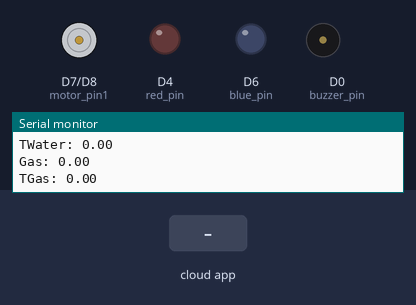
This sketch was run on a simulated ESP8266 (NodeMCU). Shown: motor-driver pin pairs drawn as motors (green arrow = first pin HIGH = forward, orange = second pin HIGH = backward, longer = more drive, scaled by the enable pin), output pins drawn as LEDs (lit = HIGH), buzzer (waves = sounding, pin HIGH), the last lines printed to the serial monitor. The test bench sets the inputs (shaded band). WiFi joins after 1.5 s; servers stay silent unless stated; the Firebase database answers and starts empty; not simulated (calls return 0 or success): apiKeys.h.

Above: at 2.7 s.
2.8 s: the phone or cloud app sets state to quake
At 3.3 s:
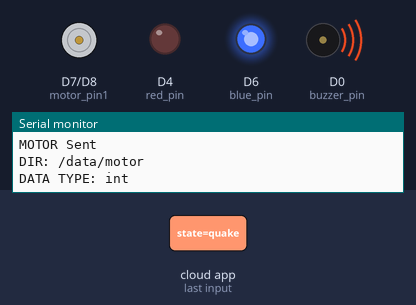
6.7 s: the phone or cloud app sets state to fire
At 12.7 s:
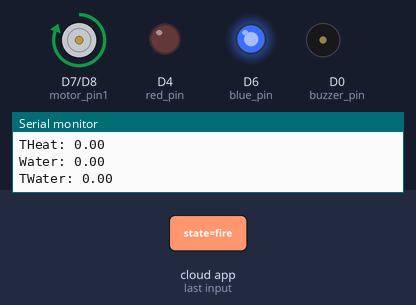
15.2 s: the phone or cloud app sets state to leak
At 22.9 s:
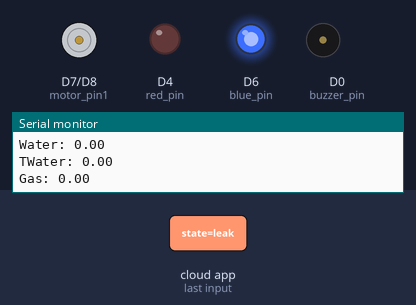
33.8 s: the phone or cloud app sets theat to 25
At 44.4 s:
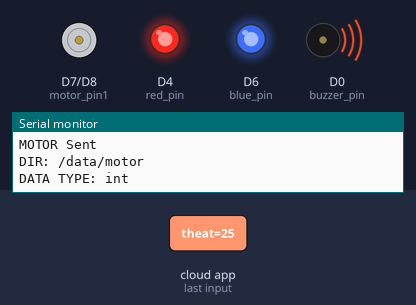
47.2 s: the phone or cloud app sets theat to 0
51.1 s: the phone or cloud app sets theat to 50
Timing chart, 0 to 56.0 s (numbered marks = the images above; inputs shaded):
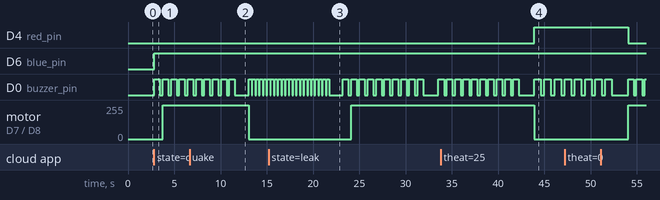

The sketch:

alarm.ino
```cpp
#include <Arduino.h>
#include "apiKeys.h"
#if defined(ESP32)
#include <WiFi.h>
#elif defined(ESP8266)
#include <ESP8266WiFi.h>
#endif
#include <Firebase_ESP_Client.h>

#include "addons/TokenHelper.h"
#include "addons/RTDBHelper.h"

// Ağ bilgilerinizi girin
#define WIFI_SSID wifiSSID
#define WIFI_PASSWORD wifiPass

// Firebase proje API Key'i girin
#define API_KEY apiKey

// Veritabanı URL'sini girin */
#define DATABASE_URL databaseURL

#define buzzer_pin D0
#define red_pin D4
#define green_pin D5
#define blue_pin D6
#define motor_pin1 D7
#define motor_pin2 D8

//Bir Firebase veri objesi oluşturalım
FirebaseData fbdo;
//yetki ve ayar nesneleri oluşturalım
FirebaseAuth auth;
FirebaseConfig config;
//gerekli değişken tanımları
unsigned long sendDataPrevMillis = 0;
unsigned long getDataPrevMillis = 0;
bool signupOK = false;

String stateValue = "natural";
float heat = 25;
float theat = 29;
float water = 5;
float twater = 43;
float gas = 35;
float tgas = 45;
int motor = 0;


void setup() {
  Serial.begin(9600);
  WiFi.begin(WIFI_SSID, WIFI_PASSWORD);
  Serial.print("Ağa bağlanıyor");
  while (WiFi.status() != WL_CONNECTED) {
    Serial.print(".");
    delay(300);
  }
  Serial.println();
  Serial.print("Bağlandı. IP Adresi: ");
  Serial.println(WiFi.localIP());
  Serial.println();

  /* yukarıdaki API keyi ayarlara atayalım */
  config.api_key = API_KEY;

  /* veritabanı URL'sini ayarlara atayalım */
  config.database_url = DATABASE_URL;

  /* giriş yapalım */
  if (Firebase.signUp(&config, &auth, "", "")) {
    Serial.println("ok");
    signupOK = true;
  } else {
    Serial.printf("%s\n", config.signer.signupError.message.c_str());
  }

  /* token'in geçerlilik durumu kontrolü için gerekli */
  config.token_status_callback = tokenStatusCallback;
  //bağlantıyı başlatalım
  Firebase.begin(&config, &auth);
  Firebase.reconnectWiFi(true);
  // put your setup code here, to run once:
  pinMode(buzzer_pin, OUTPUT);
  pinMode(red_pin, OUTPUT);
  pinMode(blue_pin, OUTPUT);
  pinMode(green_pin, OUTPUT);
  pinMode(motor_pin1, OUTPUT);
  pinMode(motor_pin2, OUTPUT);
}

void loop() {
  // put your main code here, to run repeatedly:
  if (Firebase.ready() && signupOK && (millis() - getDataPrevMillis > 10000 || getDataPrevMillis == 0)) {
    getDataPrevMillis = millis();
    if (Firebase.RTDB.getString(&fbdo, "/data/state")) {
      if (fbdo.dataType() == "string") {  //gelen veri string mi kontrol ediyoruz
        stateValue = fbdo.stringData();
        Serial.print("State: ");
        Serial.println(stateValue);
      }
    } else {
      Serial.println(fbdo.errorReason());
    }
    if (Firebase.RTDB.getFloat(&fbdo, "/data/heat")) {
      if (fbdo.dataType() == "float" || fbdo.dataType() == "int") {  //gelen veri string mi kontrol ediyoruz
        heat = fbdo.floatData();
        Serial.print("Heat: ");
        Serial.println(heat);
      }
    } else {
      Serial.println(fbdo.errorReason());
    }
    if (Firebase.RTDB.getFloat(&fbdo, "/data/theat")) {
      if (fbdo.dataType() == "float" || fbdo.dataType() == "int") {  //gelen veri string mi kontrol ediyoruz
        theat = fbdo.floatData();
        Serial.print("THeat: ");
        Serial.println(theat);
      }
    } else {
      Serial.println(fbdo.errorReason());
    }
    if (Firebase.RTDB.getFloat(&fbdo, "/data/water")) {
      if (fbdo.dataType() == "float" || fbdo.dataType() == "int") {  //gelen veri string mi kontrol ediyoruz
        water = fbdo.floatData();
        Serial.print("Water: ");
        Serial.println(water);
      }
    } else {
      Serial.println(fbdo.errorReason());
    }
    if (Firebase.RTDB.getFloat(&fbdo, "/data/twater")) {
      if (fbdo.dataType() == "float" || fbdo.dataType() == "int") {  //gelen veri string mi kontrol ediyoruz
        twater = fbdo.floatData();
        Serial.print("TWater: ");
        Serial.println(twater);
      }
    } else {
      Serial.println(fbdo.errorReason());
    }
    if (Firebase.RTDB.getFloat(&fbdo, "/data/gas")) {
      if (fbdo.dataType() == "float" || fbdo.dataType() == "int") {  //gelen veri string mi kontrol ediyoruz
        gas = fbdo.floatData();
        Serial.print("Gas: ");
        Serial.println(gas);
      }
    } else {
      Serial.println(fbdo.errorReason());
    }
    if (Firebase.RTDB.getFloat(&fbdo, "/data/tgas")) {
      if (fbdo.dataType() == "float" || fbdo.dataType() == "int") {  //gelen veri string mi kontrol ediyoruz
        tgas = fbdo.floatData();
        Serial.print("TGas: ");
        Serial.println(tgas);
      }
    } else {
      Serial.println(fbdo.errorReason());
    }
    if (Firebase.RTDB.getInt(&fbdo, "/data/motor")) {
      if (fbdo.dataType() == "int") {  //gelen veri string mi kontrol ediyoruz
        motor = fbdo.intData();
        Serial.print("Motor: ");
        Serial.println(motor);
      }
    } else {
      Serial.println(fbdo.errorReason());
    }
  }
  if (stateValue == "quake") {
    quake();
  } else if (stateValue == "fire" || heat >= theat) {
    fire();
  } else if (stateValue == "leak" || gas >= tgas) {
    leak();
  } else if (stateValue == "flood" || water >= twater) {
    flood();
  } else if (stateValue == "emergency") {
    emergency();
  } else if (stateValue == "natural") {
    natural();
  }
  if (motor == 1) {
    digitalWrite(motor_pin1, HIGH);
    digitalWrite(motor_pin2, LOW);
  } else {
    digitalWrite(motor_pin1, LOW);
    digitalWrite(motor_pin2, LOW);
  }
  //okuduğumuz değer çift ise kırmızı, tek ise yeşil ledi yakalım
}

void motor_data(int boolen) {

  if (Firebase.ready() && signupOK) {
    sendDataPrevMillis = millis();
    motor = boolen;
    if (Firebase.RTDB.setInt(&fbdo, "data/motor", boolen)) {
      Serial.println("MOTOR Sent");
      Serial.println("DIR: " + fbdo.dataPath());
      Serial.println("DATA TYPE: " + fbdo.dataType());
    } else {
      Serial.println("ERROR CODE: " + fbdo.errorReason());
    }
  }
}


void quake() {
  if (motor != 0) {
    motor_data(0);
  }
  digitalWrite(red_pin, 0);
  digitalWrite(green_pin, 0);
  digitalWrite(blue_pin, 1);
  digitalWrite(buzzer_pin, 1);
  delay(300);
  digitalWrite(buzzer_pin, 0);
  delay(100);
}
void fire() {
  if (motor != 1) {
    motor_data(1);
  }
  digitalWrite(red_pin, 0);
  digitalWrite(green_pin, 1);
  digitalWrite(blue_pin, 1);
  digitalWrite(buzzer_pin, 1);
  delay(600);
  digitalWrite(buzzer_pin, 0);
  delay(300);
}
void flood() {
  if (motor != 0) {
    motor_data(0);
  }
  digitalWrite(red_pin, 1);
  digitalWrite(green_pin, 1);
  digitalWrite(blue_pin, 0);
  digitalWrite(buzzer_pin, 1);
  delay(800);
  digitalWrite(buzzer_pin, 0);
  delay(300);
}
void leak() {
  if (motor != 1) {
    motor_data(1);
  }
  digitalWrite(red_pin, 1);
  digitalWrite(green_pin, 0);
  digitalWrite(blue_pin, 1);
  digitalWrite(buzzer_pin, 1);
  delay(700);
  digitalWrite(buzzer_pin, 0);
  delay(400);
}
void emergency() {
  if (motor != 1) {
    motor_data(1);
  }
  digitalWrite(red_pin, 0);
  digitalWrite(green_pin, 1);
  digitalWrite(blue_pin, 0);
  digitalWrite(buzzer_pin, 1);
  delay(200);
  digitalWrite(buzzer_pin, 0);
  delay(100);
}
void natural() {
  if (motor != 0) {
    motor_data(0);
  }
  digitalWrite(red_pin, 1);
  digitalWrite(green_pin, 1);
  digitalWrite(blue_pin, 1);
}
```

Measured:
- after the input at 33.8 s, D4 (red_pin): LOW → HIGH after 10.1 s; motor on D7 (motor_pin1) / D8 (motor_pin2): forward 255/255 → stopped after 10.1 s
